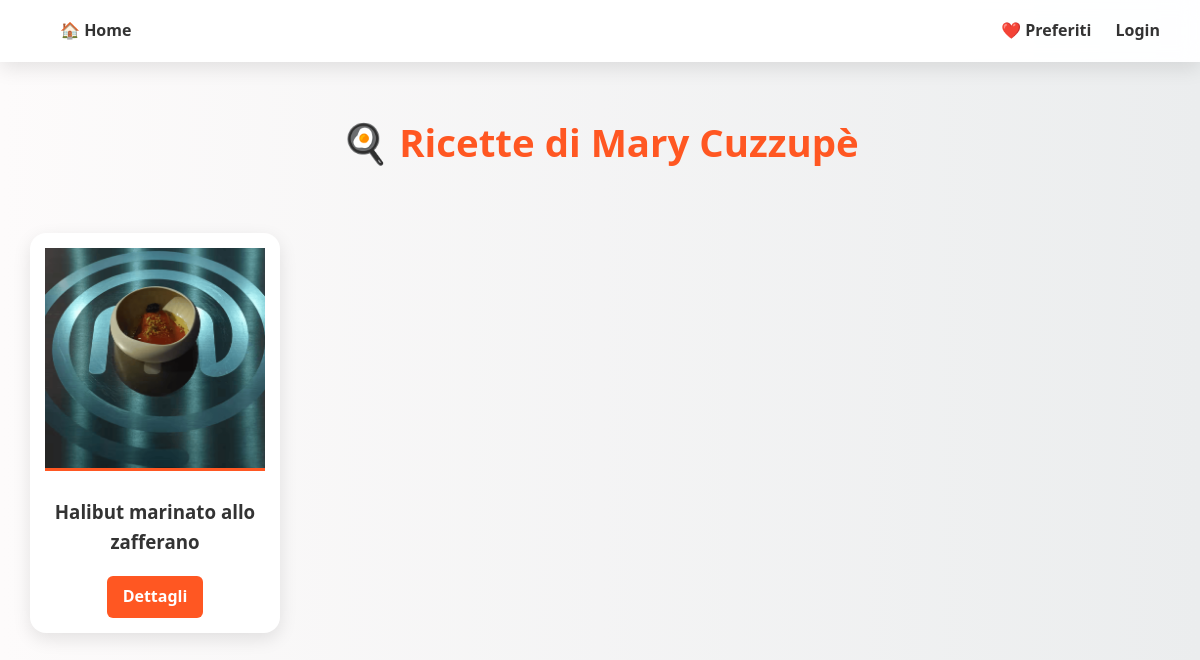
The page /concorrente/1/ on the database its author committed.
### ricette/models.py (models this page shows, shortened)
class Concorrente(models.Model):
    nome = models.CharField(max_length=100)
    cognome = models.CharField(max_length=100, default="Sconosciuto", blank=True)
    professione = models.CharField(max_length=100, default="Non specificata", blank=True)
    eta = models.PositiveIntegerField(default=0)
    foto = models.ImageField(upload_to='immagini/foto_concorrenti/', default='immagini/default_concorrente.jpg')

class Ricetta(models.Model):
    titolo = models.CharField(max_length=200)
    descrizione = models.TextField()
    immagine = models.ImageField(upload_to='immagini/')
    concorrente = models.ForeignKey(Concorrente, on_delete=models.CASCADE, null=True, blank=True)
    giudici = models.ManyToManyField(Chef, related_name='ricette_giudicate')

### ricette/views.py (the view)
# urls.py: path('concorrente/<int:concorrente_id>/', views.ricette_concorrente, name='ricette_concorrente'),
def ricette_concorrente(request, concorrente_id):
    try:
        concorrente = Concorrente.objects.get(id=concorrente_id)
        ricette = Ricetta.objects.filter(concorrente=concorrente)
        return render(request, 'ricette/ricette_concorrente.html', {'concorrente': concorrente, 'ricette': ricette})
    except:
        return HttpResponse("Concorrente non trovato.")

### ricette/templates/ricette/ricette_concorrente.html
{% extends 'ricette/base.html' %}
{% block content %}
<h2 class="section-title">🍳 Ricette di {{ concorrente.nome }} {{ concorrente.cognome }}</h2>
<div class="card-container">
    {% for r in ricette %}
    <div class="card">
        <img src="{{ r.immagine.url }}" alt="Foto Piatto" class="round-img">
        <h3>{{ r.titolo }}</h3>
        <a href="{% url 'dettaglio_ricetta' r.id %}" class="btn">Dettagli</a>
    </div>
    {% empty %}
    <p class="no-results"> Nessuna ricetta trovata.</p>
    {% endfor %}
</div>
{% endblock %}

### ricette/static/css/style.css (style rules this page uses)
body { background: linear-gradient(to right, #fdfbfb, #ebedee); font-family: 'Segoe UI', Tahoma, Geneva, Verdana, sans-serif; color: #333; margin: 0; padding: 0; line-height: 1.6; font-size: 16px; }
.card { width: 220px; background: #fff; border-radius: 12px; box-shadow: 0 4px 12px rgba(0, 0, 0, 0.08); text-align: center; padding: 15px; }
.section-title { text-align: center; font-size: 2.4rem; margin: 50px 0 30px; color: #ff5722; }
.card-container { display: grid; grid-template-columns: repeat(auto-fit, minmax(260px, 1fr)); gap: 30px; padding: 30px; margin-bottom: 60px; }
.card { background-color: #fff; border-radius: 16px; overflow: hidden; box-shadow: 0 6px 18px rgba(0, 0, 0, 0.1); transition: transform 0.3s ease; text-align: center; }
.card img { width: 100%; height: 220px; object-fit: cover; border-bottom: 3px solid #ff5722; }
.card .btn { background-color: #ff5722; color: white; padding: 8px 16px; border: none; border-radius: 6px; font-weight: bold; transition: background-color 0.3s ease; text-decoration: none; display: inline-block; }
.btn { background-color: #ff5722; color: white; padding: 10px 18px; border: none; border-radius: 6px; cursor: pointer; font-weight: bold; transition: all 0.3s ease; }

### rows shown on the page
Concorrente: nome "Mary", cognome "Cuzzupè"
Ricetta: immagine (picture), titolo "Halibut marinato allo zafferano"
